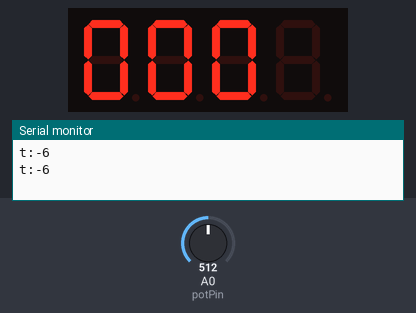
A sketch run on a simulated Arduino Uno, built with avr-gcc and run on an emulated ATmega328P. On the bench: 4-digit seven-segment display, the last lines printed to the serial monitor. Wiring (inferred from the names in the program): 4-digit 7-segment display, segments lit when HIGH: segments pin 2, pin 3, pin 4, pin 5, pin 6, pin 7, pin 8, pin 9; digit selects pin 10, pin 11, pin 12, pin 13. The inputs (shaded band) are chosen by the test bench; at power-on: A0 (potPin) = 512. The segment pins are drawn as the display they are named for.

Above: at 10.8 s.
10.9 s: A0 (potPin) set to 716
At 20.7 s:
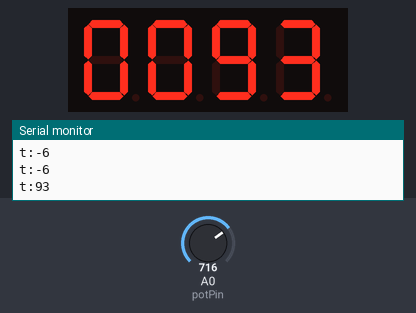
21.5 s: A0 (potPin) set to 900
At 30.8 s:
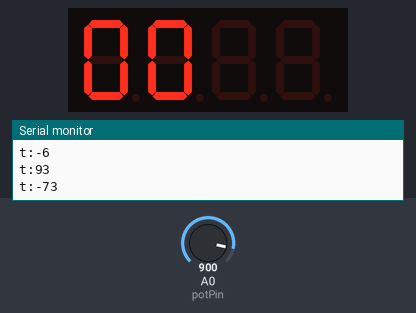
31.5 s: A0 (potPin) set to 306
At 40.8 s:
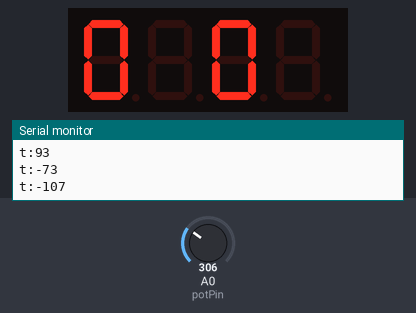
Timing chart, 0 to 42.3 s (numbered marks = the images above; inputs shaded):
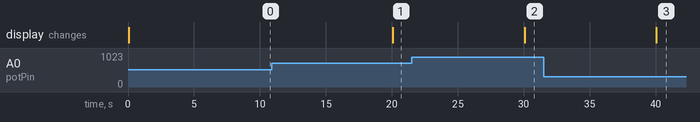

The sketch:

iot.ino
```cpp
#define SEG_A 2
#define SEG_B 3
#define SEG_C 4
#define SEG_D 5
#define SEG_E 6
#define SEG_F 7
#define SEG_G 8
#define SEG_H 9

#define COM1 10
#define COM2 11
#define COM3 12
#define COM4 13

byte segs[8] = {SEG_A, SEG_B, SEG_C, SEG_D, SEG_E, SEG_F, SEG_G, SEG_H };

unsigned char table[10][8] = {
	{0,	0,	1,	1,	1,	1,	1,	1},			//0
	{0,	0,	0,	0,	0,	1,	1,	0},			//1
	{0,	1,	0,	1,	1,	0,	1,	1},			//2
	{0,	1,	0,	0,	1,	1,	1,	1},			//3
	{0,	1,	1,	0,	0,	1,	1,	0},			//4
	{0,	1,	1,	0,	1,	1,	0,	1},			//5
	{0,	1,	1,	1,	1,	1,	0,	1},			//6
	{0,	0,	0,	0,	0,	1,	1,	1},			//7
	{0,	1,	1,	1,	1,	1,	1,	1},			//8
	{0,	1,	1,	0,	1,	1,	1,	1}			//9
};

int potPin = 0;

void setup(){
  pinMode(SEG_A,OUTPUT);		//设置为输出引脚
  pinMode(SEG_B,OUTPUT);
  pinMode(SEG_C,OUTPUT);
  pinMode(SEG_D,OUTPUT);
  pinMode(SEG_E,OUTPUT);
  pinMode(SEG_F,OUTPUT);
  pinMode(SEG_G,OUTPUT);
  pinMode(SEG_H,OUTPUT);

  pinMode(COM1,OUTPUT);
  pinMode(COM2,OUTPUT);
  pinMode(COM3,OUTPUT);
  pinMode(COM4,OUTPUT);
  Serial.begin(9600);
}

void loop(){
  int val = analogRead(potPin);
  int dat = (125*val)>>8;
  Serial.print("t:");
  Serial.println(dat);
  //delay(600000);
  int number = dat;
  //for (unsigned int number = 0; number < 10000; number++){
    unsigned long startTime = millis();
    for (unsigned long elapsed = 0; elapsed < 10000; elapsed = millis() - startTime){
      displayDigital(4, number%10);
      delay(1);
      displayDigital(3, (number/10)%10);
      delay(1);
      displayDigital(2, (number/100)%10);
      delay(1);
      displayDigital(1, (number/1000)%10);
      delay(1);
    }
  //}
}

//
void displayDigital(int digital, byte number){
  digitalWrite(COM1, HIGH);
  digitalWrite(COM2, HIGH);
  digitalWrite(COM3, HIGH);
  digitalWrite(COM4, HIGH);

  switch(digital){
    case 1: digitalWrite(COM1, LOW); break;
    case 2: digitalWrite(COM2, LOW); break;
    case 3: digitalWrite(COM3, LOW); break;
    case 4: digitalWrite(COM4, LOW); break;
  }

  digitalWrite(SEG_A,LOW);			//去除余晖
  digitalWrite(SEG_B,LOW);
  digitalWrite(SEG_C,LOW);
  digitalWrite(SEG_D,LOW);
  digitalWrite(SEG_E,LOW);
  digitalWrite(SEG_F,LOW);
  digitalWrite(SEG_G,LOW);
  digitalWrite(SEG_H,LOW);

  for (int i = 0; i < 8; i++){
    digitalWrite(segs[i], table[number][7-i]);//look table
  }
}
```

Measured:
- after the input at 10.9 s, the display: changes after 9.2 s (image 1)
- after the input at 21.5 s, the display: changes after 8.6 s (image 2)
- after the input at 31.5 s, the display: changes after 8.6 s (image 3)
